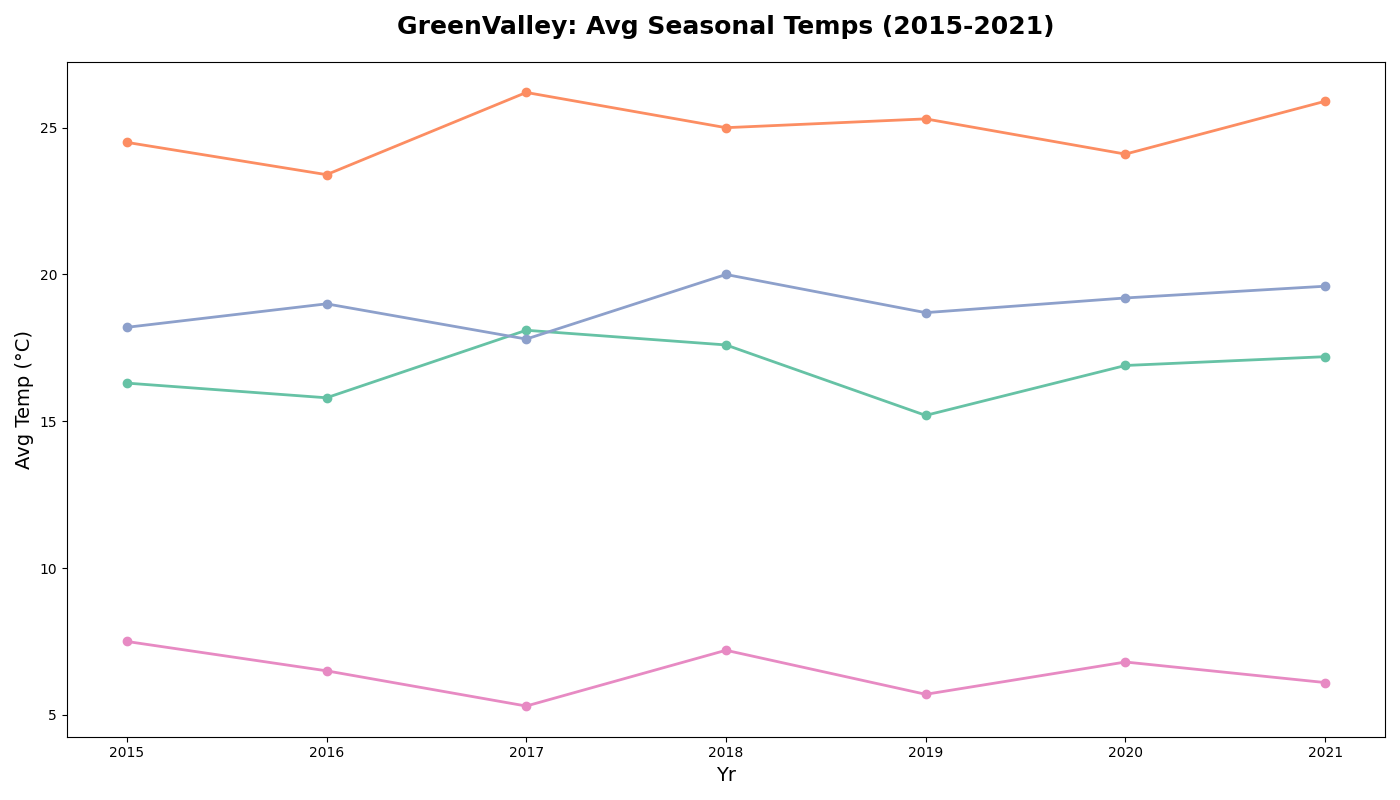

Write Python code to recreate this figure.
import matplotlib.pyplot as plt
import numpy as np

years = np.array([2015, 2016, 2017, 2018, 2019, 2020, 2021])

spring_temps = np.array([16.3, 15.8, 18.1, 17.6, 15.2, 16.9, 17.2])
summer_temps = np.array([24.5, 23.4, 26.2, 25.0, 25.3, 24.1, 25.9])
autumn_temps = np.array([18.2, 19.0, 17.8, 20.0, 18.7, 19.2, 19.6])
winter_temps = np.array([7.5, 6.5, 5.3, 7.2, 5.7, 6.8, 6.1])

colors = ['#66c2a5', '#fc8d62', '#8da0cb', '#e78ac3']

plt.figure(figsize=(14, 8))

plt.plot(years, spring_temps, color=colors[0], marker='o', linestyle='-', linewidth=2, markersize=6)
plt.plot(years, summer_temps, color=colors[1], marker='o', linestyle='-', linewidth=2, markersize=6)
plt.plot(years, autumn_temps, color=colors[2], marker='o', linestyle='-', linewidth=2, markersize=6)
plt.plot(years, winter_temps, color=colors[3], marker='o', linestyle='-', linewidth=2, markersize=6)

plt.title('GreenValley: Avg Seasonal Temps (2015-2021)', fontsize=18, fontweight='bold', pad=20)
plt.xlabel('Yr', fontsize=14)
plt.ylabel('Avg Temp (°C)', fontsize=14)

plt.xticks(years)

plt.tight_layout()

plt.show()
